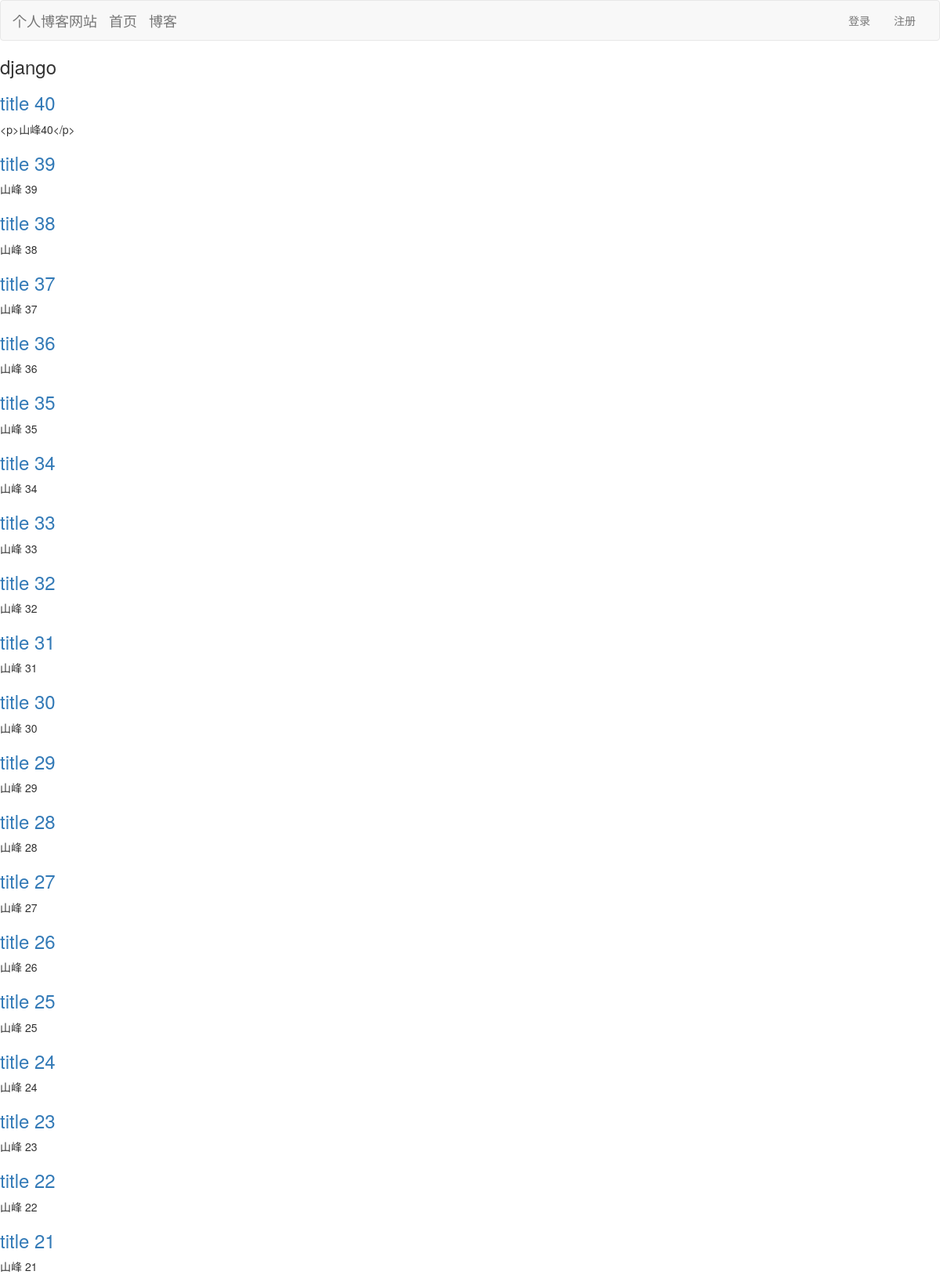
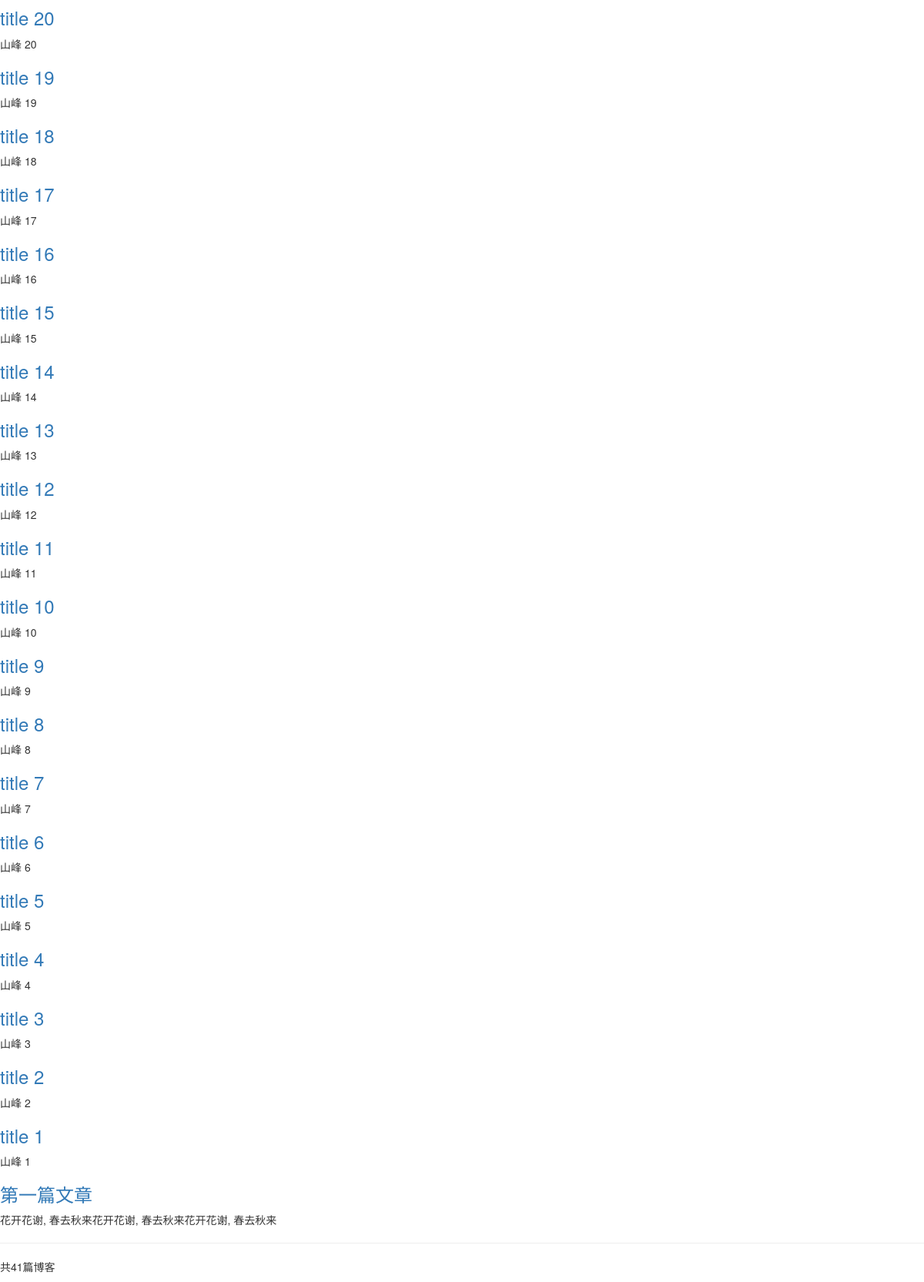
The page /blog/type/1 on the database its author committed (2 pictures, top to bottom).
### blog/models.py (models this page shows, shortened)
class BlogType(models.Model):
	type_name = models.CharField(max_length=20)

class Blog(models.Model, ReadNumExtendMethod):
	title = models.CharField(max_length=60)
	blog_type = models.ForeignKey("BlogType", on_delete=models.CASCADE)
	content = RichTextUploadingField()
	author = models.ForeignKey(User, on_delete=models.CASCADE)
	read_detail = GenericRelation(ReadDetail)
	create_time = models.DateTimeField(auto_now_add=True)
	last_update_time = models.DateTimeField(auto_now=True)
	class Meta:
		ordering = ["-create_time"]

### blog/views.py (the view)
# urls.py: path('type/<int:blog_type_pk>', views.blogs_with_type, name="blogs_with_type"),
def blogs_with_type(request, blog_type_pk):
	context = {}
	blog_type = get_object_or_404(BlogType, pk=blog_type_pk)
	context["blogs"] = Blog.objects.filter(blog_type=blog_type)
	context["blog_type"] = blog_type
	return render(request, "blog/blogs_with_type.html", context)

### templates/blog/blogs_with_type.html (shortened to what this page needs)
{% extends "base.html" %}
{% block content %}
	<h3>{{blog_type.type_name}}</h3>
	{% for blog in blogs%}
		<a href="{% url "blog_detail" blog.pk %}">
			<h3>{{blog.title}}</h3>
		</a>
		<p>{{blog.content|truncatechars:30}}</p>
	{% empty %}
		<p>还没有博客发表</p>
	{% endfor%}
	<hr>
		<p>共{{ blogs|length}}篇博客	</p>
{% endblock %}

### static/css/base.css (style rules this page uses)
* { margin: 0; padding: 0; }

### rows shown on the page
BlogType: type_name "django"
Blog: title "title 40", content "<p>山峰40</p>"
Blog: title "title 39", content "山峰 39"
Blog: title "title 38", content "山峰 38"
Blog: title "title 37", content "山峰 37"
Blog: title "title 36", content "山峰 36"
Blog: title "title 35", content "山峰 35"
Blog: title "title 34", content "山峰 34"
Blog: title "title 33", content "山峰 33"
Blog: title "title 32", content "山峰 32"
Blog: title "title 31", content "山峰 31"
Blog: title "title 30", content "山峰 30"
Blog: title "title 29", content "山峰 29"
Blog: title "title 28", content "山峰 28"
Blog: title "title 27", content "山峰 27"
Blog: title "title 26", content "山峰 26"
Blog: title "title 25", content "山峰 25"
Blog: title "title 24", content "山峰 24"
Blog: title "title 23", content "山峰 23"
Blog: title "title 22", content "山峰 22"
Blog: title "title 21", content "山峰 21"
Blog: title "title 20", content "山峰 20"
Blog: title "title 19", content "山峰 19"
Blog: title "title 18", content "山峰 18"
Blog: title "title 17", content "山峰 17"
Blog: title "title 16", content "山峰 16"
Blog: title "title 15", content "山峰 15"
Blog: title "title 14", content "山峰 14"
Blog: title "title 13", content "山峰 13"
Blog: title "title 12", content "山峰 12"
Blog: title "title 11", content "山峰 11"
Blog: title "title 10", content "山峰 10"
Blog: title "title 9", content "山峰 9"
Blog: title "title 8", content "山峰 8"
Blog: title "title 7", content "山峰 7"
Blog: title "title 6", content "山峰 6"
Blog: title "title 5", content "山峰 5"
Blog: title "title 4", content "山峰 4"
Blog: title "title 3", content "山峰 3"
Blog: title "title 2", content "山峰 2"
Blog: title "title 1", content "山峰 1"
Blog: title "第一篇文章", content "花开花谢, 春去秋来花开花谢, 春去秋来花开花谢, 春去秋来"

### other values the page prints
{{ blogs|length }} "41"
